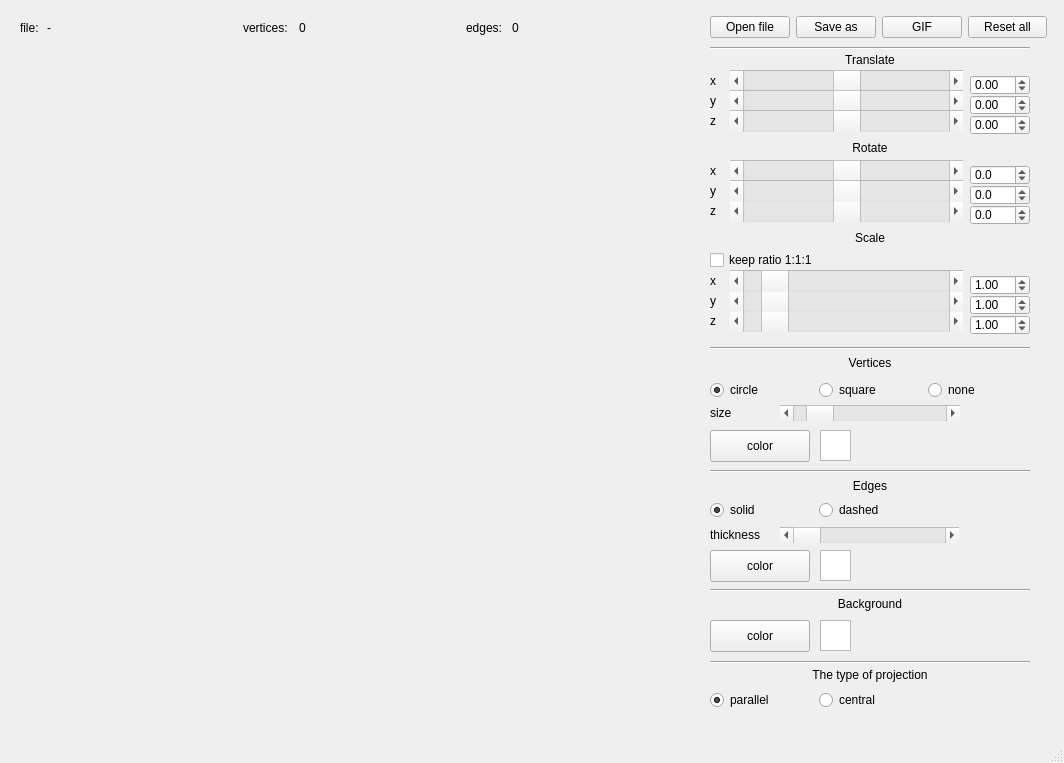
<?xml version="1.0" encoding="UTF-8"?>
<ui version="4.0">
 <class>MainWindow</class>
 <widget class="QMainWindow" name="MainWindow">
  <property name="geometry">
   <rect>
    <x>0</x>
    <y>0</y>
    <width>1064</width>
    <height>763</height>
   </rect>
  </property>
  <property name="sizePolicy">
   <sizepolicy hsizetype="Fixed" vsizetype="Fixed">
    <horstretch>0</horstretch>
    <verstretch>0</verstretch>
   </sizepolicy>
  </property>
  <property name="minimumSize">
   <size>
    <width>1064</width>
    <height>763</height>
   </size>
  </property>
  <property name="maximumSize">
   <size>
    <width>1064</width>
    <height>763</height>
   </size>
  </property>
  <property name="sizeIncrement">
   <size>
    <width>1064</width>
    <height>763</height>
   </size>
  </property>
  <property name="windowTitle">
   <string>MainWindow</string>
  </property>
  <widget class="QWidget" name="centralwidget">
   <widget class="MyOpenGLWidget" name="widget" native="true">
    <property name="geometry">
     <rect>
      <x>15</x>
      <y>49</y>
      <width>670</width>
      <height>670</height>
     </rect>
    </property>
    <property name="sizePolicy">
     <sizepolicy hsizetype="Preferred" vsizetype="Preferred">
      <horstretch>0</horstretch>
      <verstretch>0</verstretch>
     </sizepolicy>
    </property>
   </widget>
   <widget class="QLabel" name="label_translate">
    <property name="geometry">
     <rect>
      <x>710</x>
      <y>50</y>
      <width>320</width>
      <height>20</height>
     </rect>
    </property>
    <property name="layoutDirection">
     <enum>Qt::LeftToRight</enum>
    </property>
    <property name="styleSheet">
     <string notr="true"/>
    </property>
    <property name="text">
     <string>Translate</string>
    </property>
    <property name="alignment">
     <set>Qt::AlignCenter</set>
    </property>
   </widget>
   <widget class="QScrollBar" name="horizontalScrollBar_translate_x">
    <property name="geometry">
     <rect>
      <x>730</x>
      <y>70</y>
      <width>233</width>
      <height>22</height>
     </rect>
    </property>
    <property name="minimum">
     <number>-100</number>
    </property>
    <property name="maximum">
     <number>100</number>
    </property>
    <property name="singleStep">
     <number>1</number>
    </property>
    <property name="orientation">
     <enum>Qt::Horizontal</enum>
    </property>
   </widget>
   <widget class="QScrollBar" name="horizontalScrollBar_translate_y">
    <property name="geometry">
     <rect>
      <x>730</x>
      <y>90</y>
      <width>233</width>
      <height>22</height>
     </rect>
    </property>
    <property name="minimum">
     <number>-100</number>
    </property>
    <property name="maximum">
     <number>100</number>
    </property>
    <property name="orientation">
     <enum>Qt::Horizontal</enum>
    </property>
   </widget>
   <widget class="QScrollBar" name="horizontalScrollBar_translate_z">
    <property name="geometry">
     <rect>
      <x>730</x>
      <y>110</y>
      <width>233</width>
      <height>22</height>
     </rect>
    </property>
    <property name="minimum">
     <number>-100</number>
    </property>
    <property name="maximum">
     <number>100</number>
    </property>
    <property name="orientation">
     <enum>Qt::Horizontal</enum>
    </property>
   </widget>
   <widget class="QLabel" name="label_x">
    <property name="geometry">
     <rect>
      <x>710</x>
      <y>70</y>
      <width>22</width>
      <height>22</height>
     </rect>
    </property>
    <property name="text">
     <string>x</string>
    </property>
   </widget>
   <widget class="QLabel" name="label_y">
    <property name="geometry">
     <rect>
      <x>710</x>
      <y>90</y>
      <width>22</width>
      <height>22</height>
     </rect>
    </property>
    <property name="text">
     <string>y</string>
    </property>
   </widget>
   <widget class="QLabel" name="label_z">
    <property name="geometry">
     <rect>
      <x>710</x>
      <y>110</y>
      <width>22</width>
      <height>22</height>
     </rect>
    </property>
    <property name="text">
     <string>z</string>
    </property>
   </widget>
   <widget class="QLabel" name="label_rotate">
    <property name="geometry">
     <rect>
      <x>710</x>
      <y>140</y>
      <width>320</width>
      <height>16</height>
     </rect>
    </property>
    <property name="styleSheet">
     <string notr="true"/>
    </property>
    <property name="text">
     <string>Rotate</string>
    </property>
    <property name="alignment">
     <set>Qt::AlignCenter</set>
    </property>
   </widget>
   <widget class="QLabel" name="label_z_2">
    <property name="geometry">
     <rect>
      <x>710</x>
      <y>200</y>
      <width>22</width>
      <height>22</height>
     </rect>
    </property>
    <property name="styleSheet">
     <string notr="true"/>
    </property>
    <property name="text">
     <string>z</string>
    </property>
   </widget>
   <widget class="QLabel" name="label_x_2">
    <property name="geometry">
     <rect>
      <x>710</x>
      <y>160</y>
      <width>22</width>
      <height>22</height>
     </rect>
    </property>
    <property name="styleSheet">
     <string notr="true"/>
    </property>
    <property name="text">
     <string>x</string>
    </property>
   </widget>
   <widget class="QScrollBar" name="horizontalScrollBar_rotate_z">
    <property name="geometry">
     <rect>
      <x>730</x>
      <y>200</y>
      <width>233</width>
      <height>22</height>
     </rect>
    </property>
    <property name="styleSheet">
     <string notr="true"/>
    </property>
    <property name="minimum">
     <number>-180</number>
    </property>
    <property name="maximum">
     <number>180</number>
    </property>
    <property name="orientation">
     <enum>Qt::Horizontal</enum>
    </property>
   </widget>
   <widget class="QScrollBar" name="horizontalScrollBar_rotate_x">
    <property name="geometry">
     <rect>
      <x>730</x>
      <y>160</y>
      <width>233</width>
      <height>22</height>
     </rect>
    </property>
    <property name="styleSheet">
     <string notr="true"/>
    </property>
    <property name="minimum">
     <number>-180</number>
    </property>
    <property name="maximum">
     <number>180</number>
    </property>
    <property name="orientation">
     <enum>Qt::Horizontal</enum>
    </property>
   </widget>
   <widget class="QLabel" name="label_y_2">
    <property name="geometry">
     <rect>
      <x>710</x>
      <y>180</y>
      <width>22</width>
      <height>22</height>
     </rect>
    </property>
    <property name="styleSheet">
     <string notr="true"/>
    </property>
    <property name="text">
     <string>y</string>
    </property>
   </widget>
   <widget class="QScrollBar" name="horizontalScrollBar_rotate_y">
    <property name="geometry">
     <rect>
      <x>730</x>
      <y>180</y>
      <width>233</width>
      <height>22</height>
     </rect>
    </property>
    <property name="styleSheet">
     <string notr="true"/>
    </property>
    <property name="minimum">
     <number>-180</number>
    </property>
    <property name="maximum">
     <number>180</number>
    </property>
    <property name="orientation">
     <enum>Qt::Horizontal</enum>
    </property>
   </widget>
   <widget class="QLabel" name="label_z_3">
    <property name="geometry">
     <rect>
      <x>710</x>
      <y>310</y>
      <width>22</width>
      <height>22</height>
     </rect>
    </property>
    <property name="styleSheet">
     <string notr="true"/>
    </property>
    <property name="text">
     <string>z</string>
    </property>
   </widget>
   <widget class="QScrollBar" name="horizontalScrollBar_scale_z">
    <property name="geometry">
     <rect>
      <x>730</x>
      <y>310</y>
      <width>233</width>
      <height>22</height>
     </rect>
    </property>
    <property name="styleSheet">
     <string notr="true"/>
    </property>
    <property name="minimum">
     <number>1</number>
    </property>
    <property name="maximum">
     <number>1000</number>
    </property>
    <property name="value">
     <number>100</number>
    </property>
    <property name="orientation">
     <enum>Qt::Horizontal</enum>
    </property>
   </widget>
   <widget class="QScrollBar" name="horizontalScrollBar_scale_y">
    <property name="geometry">
     <rect>
      <x>730</x>
      <y>290</y>
      <width>233</width>
      <height>22</height>
     </rect>
    </property>
    <property name="styleSheet">
     <string notr="true"/>
    </property>
    <property name="minimum">
     <number>1</number>
    </property>
    <property name="maximum">
     <number>1000</number>
    </property>
    <property name="value">
     <number>100</number>
    </property>
    <property name="orientation">
     <enum>Qt::Horizontal</enum>
    </property>
   </widget>
   <widget class="QLabel" name="label_y_3">
    <property name="geometry">
     <rect>
      <x>710</x>
      <y>290</y>
      <width>22</width>
      <height>22</height>
     </rect>
    </property>
    <property name="styleSheet">
     <string notr="true"/>
    </property>
    <property name="text">
     <string>y</string>
    </property>
   </widget>
   <widget class="QLabel" name="label_scale">
    <property name="geometry">
     <rect>
      <x>710</x>
      <y>230</y>
      <width>320</width>
      <height>16</height>
     </rect>
    </property>
    <property name="styleSheet">
     <string notr="true"/>
    </property>
    <property name="text">
     <string>Scale</string>
    </property>
    <property name="alignment">
     <set>Qt::AlignCenter</set>
    </property>
   </widget>
   <widget class="QScrollBar" name="horizontalScrollBar_scale_x">
    <property name="geometry">
     <rect>
      <x>730</x>
      <y>270</y>
      <width>233</width>
      <height>22</height>
     </rect>
    </property>
    <property name="styleSheet">
     <string notr="true"/>
    </property>
    <property name="minimum">
     <number>1</number>
    </property>
    <property name="maximum">
     <number>1000</number>
    </property>
    <property name="value">
     <number>100</number>
    </property>
    <property name="orientation">
     <enum>Qt::Horizontal</enum>
    </property>
   </widget>
   <widget class="QLabel" name="label_x_3">
    <property name="geometry">
     <rect>
      <x>710</x>
      <y>270</y>
      <width>22</width>
      <height>22</height>
     </rect>
    </property>
    <property name="styleSheet">
     <string notr="true"/>
    </property>
    <property name="text">
     <string>x</string>
    </property>
   </widget>
   <widget class="QCheckBox" name="checkBox_scale">
    <property name="geometry">
     <rect>
      <x>710</x>
      <y>250</y>
      <width>191</width>
      <height>20</height>
     </rect>
    </property>
    <property name="styleSheet">
     <string notr="true"/>
    </property>
    <property name="text">
     <string>keep ratio 1:1:1</string>
    </property>
    <property name="checked">
     <bool>false</bool>
    </property>
   </widget>
   <widget class="QLabel" name="label">
    <property name="geometry">
     <rect>
      <x>710</x>
      <y>355</y>
      <width>320</width>
      <height>16</height>
     </rect>
    </property>
    <property name="styleSheet">
     <string notr="true"/>
    </property>
    <property name="text">
     <string>Vertices</string>
    </property>
    <property name="alignment">
     <set>Qt::AlignCenter</set>
    </property>
   </widget>
   <widget class="QLabel" name="label_2">
    <property name="geometry">
     <rect>
      <x>710</x>
      <y>405</y>
      <width>31</width>
      <height>16</height>
     </rect>
    </property>
    <property name="styleSheet">
     <string notr="true"/>
    </property>
    <property name="text">
     <string>size</string>
    </property>
   </widget>
   <widget class="QScrollBar" name="horizontalScrollBar_size_v">
    <property name="geometry">
     <rect>
      <x>780</x>
      <y>405</y>
      <width>180</width>
      <height>16</height>
     </rect>
    </property>
    <property name="styleSheet">
     <string notr="true"/>
    </property>
    <property name="value">
     <number>10</number>
    </property>
    <property name="orientation">
     <enum>Qt::Horizontal</enum>
    </property>
   </widget>
   <widget class="QGraphicsView" name="graphicsView_v">
    <property name="geometry">
     <rect>
      <x>820</x>
      <y>430</y>
      <width>31</width>
      <height>31</height>
     </rect>
    </property>
    <property name="styleSheet">
     <string notr="true"/>
    </property>
   </widget>
   <widget class="QPushButton" name="pushButton_change_color_vertices">
    <property name="geometry">
     <rect>
      <x>710</x>
      <y>430</y>
      <width>100</width>
      <height>32</height>
     </rect>
    </property>
    <property name="styleSheet">
     <string notr="true"/>
    </property>
    <property name="text">
     <string>color</string>
    </property>
   </widget>
   <widget class="QPushButton" name="pushButton_change_color_edges">
    <property name="geometry">
     <rect>
      <x>710</x>
      <y>550</y>
      <width>100</width>
      <height>32</height>
     </rect>
    </property>
    <property name="styleSheet">
     <string notr="true"/>
    </property>
    <property name="text">
     <string>color</string>
    </property>
   </widget>
   <widget class="QLabel" name="label_3">
    <property name="geometry">
     <rect>
      <x>710</x>
      <y>478</y>
      <width>320</width>
      <height>16</height>
     </rect>
    </property>
    <property name="styleSheet">
     <string notr="true"/>
    </property>
    <property name="text">
     <string>Edges</string>
    </property>
    <property name="alignment">
     <set>Qt::AlignCenter</set>
    </property>
   </widget>
   <widget class="QGraphicsView" name="graphicsView_e">
    <property name="geometry">
     <rect>
      <x>820</x>
      <y>550</y>
      <width>31</width>
      <height>31</height>
     </rect>
    </property>
    <property name="styleSheet">
     <string notr="true"/>
    </property>
   </widget>
   <widget class="QLabel" name="label_4">
    <property name="geometry">
     <rect>
      <x>710</x>
      <y>527</y>
      <width>58</width>
      <height>16</height>
     </rect>
    </property>
    <property name="styleSheet">
     <string notr="true"/>
    </property>
    <property name="text">
     <string>thickness</string>
    </property>
   </widget>
   <widget class="QScrollBar" name="horizontalScrollBar_size_e">
    <property name="geometry">
     <rect>
      <x>780</x>
      <y>527</y>
      <width>179</width>
      <height>16</height>
     </rect>
    </property>
    <property name="styleSheet">
     <string notr="true"/>
    </property>
    <property name="orientation">
     <enum>Qt::Horizontal</enum>
    </property>
   </widget>
   <widget class="QPushButton" name="pushButton_change_color_edges_2">
    <property name="geometry">
     <rect>
      <x>710</x>
      <y>620</y>
      <width>100</width>
      <height>32</height>
     </rect>
    </property>
    <property name="styleSheet">
     <string notr="true"/>
    </property>
    <property name="text">
     <string>color</string>
    </property>
   </widget>
   <widget class="QGraphicsView" name="graphicsView_b">
    <property name="geometry">
     <rect>
      <x>820</x>
      <y>620</y>
      <width>31</width>
      <height>31</height>
     </rect>
    </property>
    <property name="styleSheet">
     <string notr="true"/>
    </property>
   </widget>
   <widget class="QLabel" name="label_5">
    <property name="geometry">
     <rect>
      <x>710</x>
      <y>596</y>
      <width>320</width>
      <height>16</height>
     </rect>
    </property>
    <property name="styleSheet">
     <string notr="true"/>
    </property>
    <property name="text">
     <string>Background</string>
    </property>
    <property name="alignment">
     <set>Qt::AlignCenter</set>
    </property>
   </widget>
   <widget class="QLabel" name="label_6">
    <property name="geometry">
     <rect>
      <x>710</x>
      <y>667</y>
      <width>320</width>
      <height>16</height>
     </rect>
    </property>
    <property name="styleSheet">
     <string notr="true"/>
    </property>
    <property name="text">
     <string>The type of projection</string>
    </property>
    <property name="alignment">
     <set>Qt::AlignCenter</set>
    </property>
   </widget>
   <widget class="QLabel" name="label_v_number">
    <property name="geometry">
     <rect>
      <x>299</x>
      <y>20</y>
      <width>161</width>
      <height>16</height>
     </rect>
    </property>
    <property name="text">
     <string>0</string>
    </property>
   </widget>
   <widget class="QLabel" name="label_e_number">
    <property name="geometry">
     <rect>
      <x>512</x>
      <y>20</y>
      <width>171</width>
      <height>16</height>
     </rect>
    </property>
    <property name="text">
     <string>0</string>
    </property>
   </widget>
   <widget class="QLabel" name="label_7">
    <property name="geometry">
     <rect>
      <x>243</x>
      <y>20</y>
      <width>52</width>
      <height>16</height>
     </rect>
    </property>
    <property name="text">
     <string>vertices:</string>
    </property>
   </widget>
   <widget class="QLabel" name="label_8">
    <property name="geometry">
     <rect>
      <x>466</x>
      <y>20</y>
      <width>41</width>
      <height>16</height>
     </rect>
    </property>
    <property name="text">
     <string>edges:</string>
    </property>
   </widget>
   <widget class="QLabel" name="label_9">
    <property name="geometry">
     <rect>
      <x>20</x>
      <y>20</y>
      <width>30</width>
      <height>16</height>
     </rect>
    </property>
    <property name="text">
     <string>file:</string>
    </property>
   </widget>
   <widget class="QLabel" name="label_file">
    <property name="geometry">
     <rect>
      <x>47</x>
      <y>20</y>
      <width>191</width>
      <height>16</height>
     </rect>
    </property>
    <property name="text">
     <string>-</string>
    </property>
   </widget>
   <widget class="QDoubleSpinBox" name="doubleSpinBox_translate_x">
    <property name="geometry">
     <rect>
      <x>970</x>
      <y>75</y>
      <width>60</width>
      <height>20</height>
     </rect>
    </property>
    <property name="inputMethodHints">
     <set>Qt::ImhNone</set>
    </property>
    <property name="accelerated">
     <bool>true</bool>
    </property>
    <property name="decimals">
     <number>2</number>
    </property>
    <property name="minimum">
     <double>-100.000000000000000</double>
    </property>
    <property name="maximum">
     <double>100.000000000000000</double>
    </property>
    <property name="singleStep">
     <double>1.000000000000000</double>
    </property>
    <property name="stepType">
     <enum>QAbstractSpinBox::AdaptiveDecimalStepType</enum>
    </property>
   </widget>
   <widget class="QDoubleSpinBox" name="doubleSpinBox_translate_y">
    <property name="geometry">
     <rect>
      <x>970</x>
      <y>95</y>
      <width>60</width>
      <height>20</height>
     </rect>
    </property>
    <property name="inputMethodHints">
     <set>Qt::ImhNone</set>
    </property>
    <property name="accelerated">
     <bool>true</bool>
    </property>
    <property name="minimum">
     <double>-100.000000000000000</double>
    </property>
    <property name="maximum">
     <double>100.000000000000000</double>
    </property>
    <property name="stepType">
     <enum>QAbstractSpinBox::AdaptiveDecimalStepType</enum>
    </property>
   </widget>
   <widget class="QDoubleSpinBox" name="doubleSpinBox_translate_z">
    <property name="geometry">
     <rect>
      <x>970</x>
      <y>115</y>
      <width>60</width>
      <height>20</height>
     </rect>
    </property>
    <property name="inputMethodHints">
     <set>Qt::ImhNone</set>
    </property>
    <property name="buttonSymbols">
     <enum>QAbstractSpinBox::UpDownArrows</enum>
    </property>
    <property name="accelerated">
     <bool>true</bool>
    </property>
    <property name="minimum">
     <double>-100.000000000000000</double>
    </property>
    <property name="maximum">
     <double>100.000000000000000</double>
    </property>
    <property name="stepType">
     <enum>QAbstractSpinBox::AdaptiveDecimalStepType</enum>
    </property>
   </widget>
   <widget class="QDoubleSpinBox" name="doubleSpinBox_rotate_x">
    <property name="geometry">
     <rect>
      <x>970</x>
      <y>165</y>
      <width>60</width>
      <height>20</height>
     </rect>
    </property>
    <property name="styleSheet">
     <string notr="true"/>
    </property>
    <property name="accelerated">
     <bool>true</bool>
    </property>
    <property name="decimals">
     <number>1</number>
    </property>
    <property name="minimum">
     <double>-180.000000000000000</double>
    </property>
    <property name="maximum">
     <double>180.000000000000000</double>
    </property>
    <property name="singleStep">
     <double>1.000000000000000</double>
    </property>
   </widget>
   <widget class="QDoubleSpinBox" name="doubleSpinBox_rotate_y">
    <property name="geometry">
     <rect>
      <x>970</x>
      <y>185</y>
      <width>60</width>
      <height>20</height>
     </rect>
    </property>
    <property name="styleSheet">
     <string notr="true"/>
    </property>
    <property name="accelerated">
     <bool>true</bool>
    </property>
    <property name="decimals">
     <number>1</number>
    </property>
    <property name="minimum">
     <double>-180.000000000000000</double>
    </property>
    <property name="maximum">
     <double>180.000000000000000</double>
    </property>
    <property name="singleStep">
     <double>1.000000000000000</double>
    </property>
   </widget>
   <widget class="QDoubleSpinBox" name="doubleSpinBox_rotate_z">
    <property name="geometry">
     <rect>
      <x>970</x>
      <y>205</y>
      <width>60</width>
      <height>20</height>
     </rect>
    </property>
    <property name="styleSheet">
     <string notr="true"/>
    </property>
    <property name="accelerated">
     <bool>true</bool>
    </property>
    <property name="decimals">
     <number>1</number>
    </property>
    <property name="minimum">
     <double>-180.000000000000000</double>
    </property>
    <property name="maximum">
     <double>180.000000000000000</double>
    </property>
    <property name="singleStep">
     <double>1.000000000000000</double>
    </property>
   </widget>
   <widget class="QDoubleSpinBox" name="doubleSpinBox_scale_x">
    <property name="geometry">
     <rect>
      <x>970</x>
      <y>275</y>
      <width>60</width>
      <height>20</height>
     </rect>
    </property>
    <property name="styleSheet">
     <string notr="true"/>
    </property>
    <property name="accelerated">
     <bool>true</bool>
    </property>
    <property name="decimals">
     <number>2</number>
    </property>
    <property name="minimum">
     <double>0.010000000000000</double>
    </property>
    <property name="maximum">
     <double>100.000000000000000</double>
    </property>
    <property name="singleStep">
     <double>1.000000000000000</double>
    </property>
    <property name="stepType">
     <enum>QAbstractSpinBox::AdaptiveDecimalStepType</enum>
    </property>
    <property name="value">
     <double>1.000000000000000</double>
    </property>
   </widget>
   <widget class="QDoubleSpinBox" name="doubleSpinBox_scale_y">
    <property name="geometry">
     <rect>
      <x>970</x>
      <y>295</y>
      <width>60</width>
      <height>20</height>
     </rect>
    </property>
    <property name="styleSheet">
     <string notr="true"/>
    </property>
    <property name="accelerated">
     <bool>true</bool>
    </property>
    <property name="decimals">
     <number>2</number>
    </property>
    <property name="minimum">
     <double>0.010000000000000</double>
    </property>
    <property name="maximum">
     <double>100.000000000000000</double>
    </property>
    <property name="singleStep">
     <double>1.000000000000000</double>
    </property>
    <property name="stepType">
     <enum>QAbstractSpinBox::AdaptiveDecimalStepType</enum>
    </property>
    <property name="value">
     <double>1.000000000000000</double>
    </property>
   </widget>
   <widget class="QDoubleSpinBox" name="doubleSpinBox_scale_z">
    <property name="geometry">
     <rect>
      <x>970</x>
      <y>315</y>
      <width>60</width>
      <height>20</height>
     </rect>
    </property>
    <property name="styleSheet">
     <string notr="true"/>
    </property>
    <property name="accelerated">
     <bool>true</bool>
    </property>
    <property name="decimals">
     <number>2</number>
    </property>
    <property name="minimum">
     <double>0.010000000000000</double>
    </property>
    <property name="maximum">
     <double>100.000000000000000</double>
    </property>
    <property name="singleStep">
     <double>1.000000000000000</double>
    </property>
    <property name="stepType">
     <enum>QAbstractSpinBox::AdaptiveDecimalStepType</enum>
    </property>
    <property name="value">
     <double>1.000000000000000</double>
    </property>
   </widget>
   <widget class="QWidget" name="layoutWidget">
    <property name="geometry">
     <rect>
      <x>710</x>
      <y>500</y>
      <width>211</width>
      <height>20</height>
     </rect>
    </property>
    <property name="styleSheet">
     <string notr="true"/>
    </property>
    <layout class="QHBoxLayout" name="horizontalLayout">
     <item>
      <widget class="QRadioButton" name="radioButton_solid">
       <property name="styleSheet">
        <string notr="true"/>
       </property>
       <property name="text">
        <string>solid</string>
       </property>
       <property name="checked">
        <bool>true</bool>
       </property>
      </widget>
     </item>
     <item>
      <widget class="QRadioButton" name="radioButton_dashed">
       <property name="styleSheet">
        <string notr="true"/>
       </property>
       <property name="text">
        <string>dashed</string>
       </property>
       <property name="checked">
        <bool>false</bool>
       </property>
      </widget>
     </item>
    </layout>
   </widget>
   <widget class="QWidget" name="layoutWidget1">
    <property name="geometry">
     <rect>
      <x>710</x>
      <y>380</y>
      <width>321</width>
      <height>20</height>
     </rect>
    </property>
    <property name="styleSheet">
     <string notr="true"/>
    </property>
    <layout class="QHBoxLayout" name="horizontalLayout_2">
     <item>
      <widget class="QRadioButton" name="radioButton_circle">
       <property name="styleSheet">
        <string notr="true"/>
       </property>
       <property name="text">
        <string>circle</string>
       </property>
       <property name="checked">
        <bool>true</bool>
       </property>
       <attribute name="buttonGroup">
        <string notr="true">buttonGroup</string>
       </attribute>
      </widget>
     </item>
     <item>
      <widget class="QRadioButton" name="radioButton_square">
       <property name="styleSheet">
        <string notr="true"/>
       </property>
       <property name="text">
        <string>square</string>
       </property>
       <attribute name="buttonGroup">
        <string notr="true">buttonGroup</string>
       </attribute>
      </widget>
     </item>
     <item>
      <widget class="QRadioButton" name="radioButton_none">
       <property name="styleSheet">
        <string notr="true"/>
       </property>
       <property name="text">
        <string>none</string>
       </property>
       <attribute name="buttonGroup">
        <string notr="true">buttonGroup</string>
       </attribute>
      </widget>
     </item>
    </layout>
   </widget>
   <widget class="QWidget" name="layoutWidget2">
    <property name="geometry">
     <rect>
      <x>710</x>
      <y>690</y>
      <width>211</width>
      <height>20</height>
     </rect>
    </property>
    <property name="styleSheet">
     <string notr="true"/>
    </property>
    <layout class="QHBoxLayout" name="horizontalLayout_3">
     <item>
      <widget class="QRadioButton" name="radioButton_parallel">
       <property name="styleSheet">
        <string notr="true"/>
       </property>
       <property name="text">
        <string>parallel</string>
       </property>
       <property name="checked">
        <bool>true</bool>
       </property>
      </widget>
     </item>
     <item>
      <widget class="QRadioButton" name="radioButton_central">
       <property name="styleSheet">
        <string notr="true"/>
       </property>
       <property name="text">
        <string>central</string>
       </property>
      </widget>
     </item>
    </layout>
   </widget>
   <widget class="Line" name="line">
    <property name="geometry">
     <rect>
      <x>710</x>
      <y>340</y>
      <width>320</width>
      <height>16</height>
     </rect>
    </property>
    <property name="styleSheet">
     <string notr="true"/>
    </property>
    <property name="orientation">
     <enum>Qt::Horizontal</enum>
    </property>
   </widget>
   <widget class="Line" name="line_2">
    <property name="geometry">
     <rect>
      <x>710</x>
      <y>463</y>
      <width>320</width>
      <height>16</height>
     </rect>
    </property>
    <property name="styleSheet">
     <string notr="true"/>
    </property>
    <property name="orientation">
     <enum>Qt::Horizontal</enum>
    </property>
   </widget>
   <widget class="Line" name="line_3">
    <property name="geometry">
     <rect>
      <x>710</x>
      <y>582</y>
      <width>320</width>
      <height>16</height>
     </rect>
    </property>
    <property name="styleSheet">
     <string notr="true"/>
    </property>
    <property name="orientation">
     <enum>Qt::Horizontal</enum>
    </property>
   </widget>
   <widget class="Line" name="line_4">
    <property name="geometry">
     <rect>
      <x>710</x>
      <y>654</y>
      <width>320</width>
      <height>16</height>
     </rect>
    </property>
    <property name="styleSheet">
     <string notr="true"/>
    </property>
    <property name="orientation">
     <enum>Qt::Horizontal</enum>
    </property>
   </widget>
   <widget class="Line" name="line_5">
    <property name="geometry">
     <rect>
      <x>710</x>
      <y>40</y>
      <width>320</width>
      <height>16</height>
     </rect>
    </property>
    <property name="styleSheet">
     <string notr="true"/>
    </property>
    <property name="orientation">
     <enum>Qt::Horizontal</enum>
    </property>
   </widget>
   <widget class="QWidget" name="layoutWidget4">
    <property name="geometry">
     <rect>
      <x>710</x>
      <y>11</y>
      <width>337</width>
      <height>32</height>
     </rect>
    </property>
    <layout class="QHBoxLayout" name="horizontalLayout_4">
     <item>
      <widget class="QPushButton" name="pushButton_file">
       <property name="styleSheet">
        <string notr="true"/>
       </property>
       <property name="text">
        <string>Open file</string>
       </property>
      </widget>
     </item>
     <item>
      <widget class="QPushButton" name="pushButton_screenshot">
       <property name="styleSheet">
        <string notr="true"/>
       </property>
       <property name="text">
        <string>Save as</string>
       </property>
      </widget>
     </item>
     <item>
      <widget class="QPushButton" name="pushButton_gif">
       <property name="enabled">
        <bool>true</bool>
       </property>
       <property name="text">
        <string>GIF</string>
       </property>
      </widget>
     </item>
     <item>
      <widget class="QPushButton" name="pushButton_reset">
       <property name="styleSheet">
        <string notr="true"/>
       </property>
       <property name="text">
        <string>Reset all</string>
       </property>
      </widget>
     </item>
    </layout>
   </widget>
  </widget>
  <widget class="QMenuBar" name="menubar">
   <property name="geometry">
    <rect>
     <x>0</x>
     <y>0</y>
     <width>1064</width>
     <height>24</height>
    </rect>
   </property>
  </widget>
  <widget class="QStatusBar" name="statusbar"/>
 </widget>
 <customwidgets>
  <customwidget>
   <class>MyOpenGLWidget</class>
   <extends>QWidget</extends>
   <header location="global">myopenglwidget.h</header>
   <container>1</container>
  </customwidget>
 </customwidgets>
 <resources/>
 <connections/>
 <buttongroups>
  <buttongroup name="buttonGroup"/>
 </buttongroups>
</ui>
